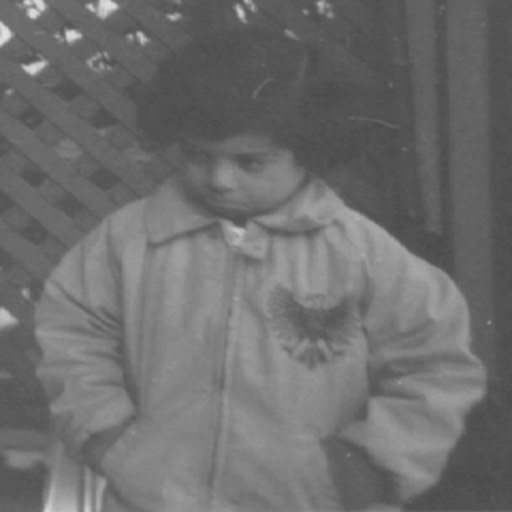
%> input picture clases/Cap03_Mejoramiento_Espacial/Matlab_Python/pout.png, 512 x 512 px, given in place of pout.tif, which was not available
$ octave TRAT03_Equalization.m   (GNU Octave 9; MATLAB toolbox functions it lacks are replaced by stand-ins)
%> lines starting %> are read from the running program, lines starting %| are printed output that depends on the picture; pictures that were not available may be replaced by others from this repository, and a replacement may not be noted
### clases/Cap01_Introducción/Matlab/enterpause.m
% (c) José Ramón Iglesias(2018) -
%https://sites.google.com/a/unicesar.edu.co/jose-r-iglesias/
%    enterpause display "press <Enter> to continue..." and wait for <Enter>
%    enterpause(t) means pause(t)
%
function enterpause(t)
if ~exist('t','var')
    disp('press <Enter> to continue...')
    pause
else
    pause(t)
end

### clases/Cap03_Mejoramiento_Espacial/Matlab_Python/TRAT03_Equalization.m
% Example:
%
% Histogram equalization and contrast enhancement
%
% Computer Vision Course
% (c) José Ramón Iglesias(2018) - https://sites.google.com/a/unicesar.edu.co/jose-r-iglesias/

close all
clear all

X = imread('pout.tif');
%> X is the input picture: size 512x512 uint8; min 74, max 224, mean 110.3
figure;imshow(X),title('X: Original');
figure;imhist(X),title('Histogram of X');
%> after `title('Histogram of X')`:
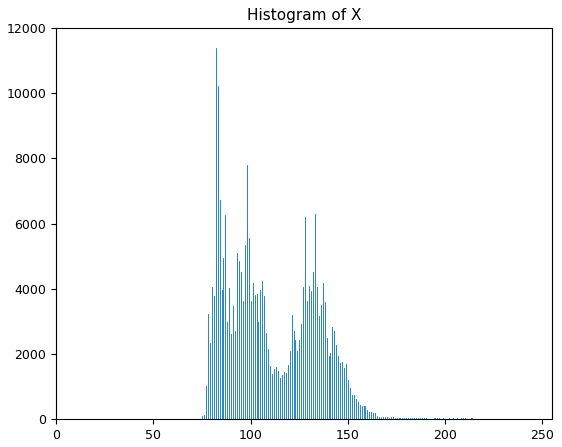
%> figure redrawn from the program's plot data; highest point at x = 82, y = 11400
enterpause

Y0 = imadjust(X);
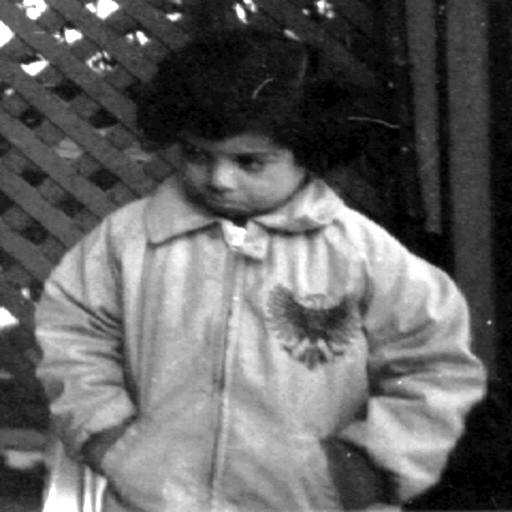
%> Y0: size 512x512 uint8; min 0, max 255, mean 98.7
figure;imshow(Y0,[]),title('Y0: Equalized from X using IPT (imadjust)');
figure;imhist(Y0),title('Histogram oaf Y0');
%> after `title('Histogram oaf Y0')`:
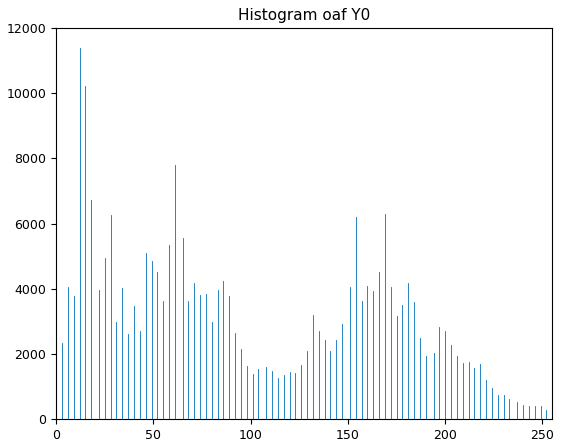
%> figure redrawn from the program's plot data; highest point at x = 12, y = 11400
enterpause


%> (the run ends here)

$ run again, with clases/Cap03_Mejoramiento_Espacial/Matlab_Python/chicago.png copied over clases/Cap03_Mejoramiento_Espacial/Matlab_Python/pout.png
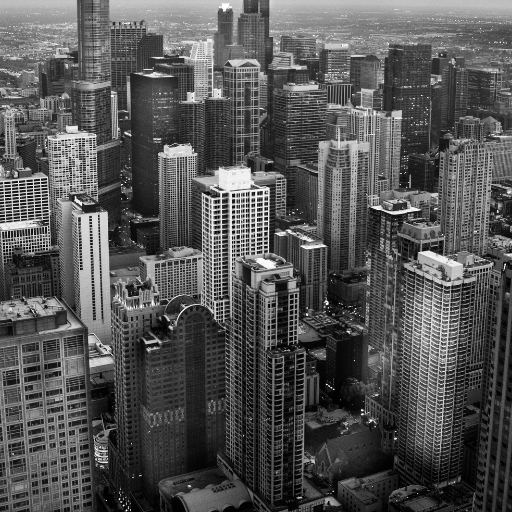
%> input picture clases/Cap03_Mejoramiento_Espacial/Matlab_Python/chicago.png, 512 x 512 px, given in place of pout.tif, which was not available
%> X is the input picture: size 512x512 uint8; min 0, max 255, mean 84.9
%> `title('Histogram of X')`:
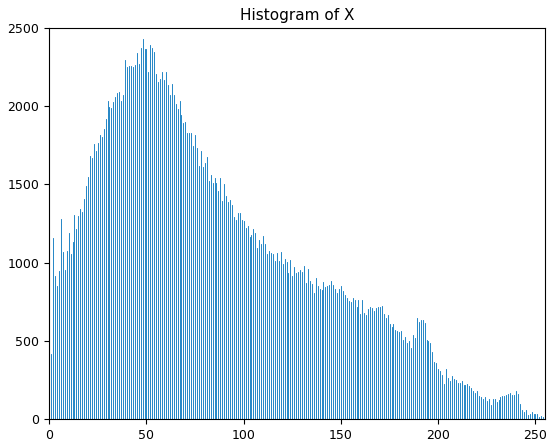
%> figure redrawn from the program's plot data; highest point at x = 48, y = 2431
%> `title('Histogram oaf Y0')`:
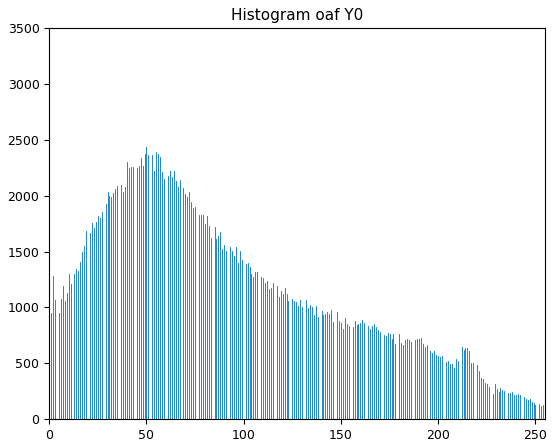
%> figure redrawn from the program's plot data; highest point at x = 0, y = 3402
